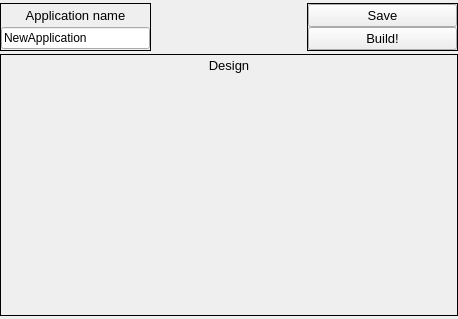
<?xml version="1.0" encoding="UTF-8"?>
<ui version="4.0">
 <class>ApplEditor</class>
 <widget class="QWidget" name="ApplEditor">
  <property name="geometry">
   <rect>
    <x>0</x>
    <y>0</y>
    <width>458</width>
    <height>319</height>
   </rect>
  </property>
  <layout class="QVBoxLayout" name="verticalLayout_2">
   <property name="spacing">
    <number>0</number>
   </property>
   <property name="leftMargin">
    <number>0</number>
   </property>
   <property name="topMargin">
    <number>0</number>
   </property>
   <property name="rightMargin">
    <number>0</number>
   </property>
   <property name="bottomMargin">
    <number>0</number>
   </property>
   <item>
    <layout class="QGridLayout" name="gridLayout">
     <property name="topMargin">
      <number>3</number>
     </property>
     <property name="bottomMargin">
      <number>3</number>
     </property>
     <property name="spacing">
      <number>3</number>
     </property>
     <item row="1" column="2">
      <widget class="QFrame" name="buttonFrame">
       <property name="sizePolicy">
        <sizepolicy hsizetype="Preferred" vsizetype="Fixed">
         <horstretch>0</horstretch>
         <verstretch>0</verstretch>
        </sizepolicy>
       </property>
       <property name="frameShape">
        <enum>QFrame::Box</enum>
       </property>
       <property name="frameShadow">
        <enum>QFrame::Plain</enum>
       </property>
       <layout class="QVBoxLayout" name="verticalLayout_3">
        <property name="spacing">
         <number>0</number>
        </property>
        <property name="leftMargin">
         <number>0</number>
        </property>
        <property name="topMargin">
         <number>0</number>
        </property>
        <property name="rightMargin">
         <number>0</number>
        </property>
        <property name="bottomMargin">
         <number>0</number>
        </property>
        <item>
         <widget class="QPushButton" name="saveButton">
          <property name="sizePolicy">
           <sizepolicy hsizetype="Minimum" vsizetype="Preferred">
            <horstretch>0</horstretch>
            <verstretch>0</verstretch>
           </sizepolicy>
          </property>
          <property name="font">
           <font>
            <pointsize>10</pointsize>
           </font>
          </property>
          <property name="text">
           <string>Save</string>
          </property>
         </widget>
        </item>
        <item>
         <widget class="QPushButton" name="buildButton">
          <property name="sizePolicy">
           <sizepolicy hsizetype="Minimum" vsizetype="Preferred">
            <horstretch>0</horstretch>
            <verstretch>0</verstretch>
           </sizepolicy>
          </property>
          <property name="font">
           <font>
            <pointsize>10</pointsize>
            <weight>50</weight>
            <bold>false</bold>
           </font>
          </property>
          <property name="text">
           <string>Build!</string>
          </property>
         </widget>
        </item>
       </layout>
      </widget>
     </item>
     <item row="1" column="0">
      <widget class="QFrame" name="nameFrame">
       <property name="frameShape">
        <enum>QFrame::Box</enum>
       </property>
       <property name="frameShadow">
        <enum>QFrame::Plain</enum>
       </property>
       <layout class="QVBoxLayout" name="verticalLayout_5">
        <property name="spacing">
         <number>3</number>
        </property>
        <property name="leftMargin">
         <number>0</number>
        </property>
        <property name="topMargin">
         <number>3</number>
        </property>
        <property name="rightMargin">
         <number>0</number>
        </property>
        <property name="bottomMargin">
         <number>0</number>
        </property>
        <item>
         <widget class="QLabel" name="nameLabel">
          <property name="sizePolicy">
           <sizepolicy hsizetype="Preferred" vsizetype="Maximum">
            <horstretch>0</horstretch>
            <verstretch>0</verstretch>
           </sizepolicy>
          </property>
          <property name="font">
           <font>
            <pointsize>10</pointsize>
            <weight>50</weight>
            <bold>false</bold>
           </font>
          </property>
          <property name="text">
           <string>Application name</string>
          </property>
          <property name="alignment">
           <set>Qt::AlignCenter</set>
          </property>
         </widget>
        </item>
        <item>
         <widget class="QLineEdit" name="nameEditor">
          <property name="sizePolicy">
           <sizepolicy hsizetype="Minimum" vsizetype="Maximum">
            <horstretch>0</horstretch>
            <verstretch>0</verstretch>
           </sizepolicy>
          </property>
          <property name="text">
           <string>NewApplication</string>
          </property>
         </widget>
        </item>
       </layout>
      </widget>
     </item>
     <item row="2" column="0" rowspan="2" colspan="3">
      <widget class="QFrame" name="designFrame">
       <property name="sizePolicy">
        <sizepolicy hsizetype="Preferred" vsizetype="Expanding">
         <horstretch>0</horstretch>
         <verstretch>0</verstretch>
        </sizepolicy>
       </property>
       <property name="frameShape">
        <enum>QFrame::Box</enum>
       </property>
       <property name="frameShadow">
        <enum>QFrame::Plain</enum>
       </property>
       <layout class="QVBoxLayout" name="verticalLayout">
        <property name="spacing">
         <number>3</number>
        </property>
        <property name="leftMargin">
         <number>0</number>
        </property>
        <property name="topMargin">
         <number>3</number>
        </property>
        <property name="rightMargin">
         <number>0</number>
        </property>
        <property name="bottomMargin">
         <number>0</number>
        </property>
        <item>
         <widget class="QLabel" name="designLabel">
          <property name="sizePolicy">
           <sizepolicy hsizetype="Preferred" vsizetype="Maximum">
            <horstretch>0</horstretch>
            <verstretch>0</verstretch>
           </sizepolicy>
          </property>
          <property name="font">
           <font>
            <pointsize>10</pointsize>
           </font>
          </property>
          <property name="text">
           <string>Design</string>
          </property>
          <property name="alignment">
           <set>Qt::AlignCenter</set>
          </property>
         </widget>
        </item>
        <item>
         <widget class="ConnectionDesigner" name="designer" native="true"/>
        </item>
       </layout>
      </widget>
     </item>
    </layout>
   </item>
  </layout>
 </widget>
 <customwidgets>
  <customwidget>
   <class>ConnectionDesigner</class>
   <extends>QWidget</extends>
   <header>connectiondesigner.h</header>
   <container>1</container>
  </customwidget>
 </customwidgets>
 <resources/>
 <connections>
  <connection>
   <sender>saveButton</sender>
   <signal>clicked()</signal>
   <receiver>ApplEditor</receiver>
   <slot>saveWork()</slot>
   <hints>
    <hint type="sourcelabel">
     <x>415</x>
     <y>15</y>
    </hint>
    <hint type="destinationlabel">
     <x>228</x>
     <y>159</y>
    </hint>
   </hints>
  </connection>
  <connection>
   <sender>buildButton</sender>
   <signal>clicked()</signal>
   <receiver>ApplEditor</receiver>
   <slot>buildWork()</slot>
   <hints>
    <hint type="sourcelabel">
     <x>415</x>
     <y>39</y>
    </hint>
    <hint type="destinationlabel">
     <x>228</x>
     <y>159</y>
    </hint>
   </hints>
  </connection>
 </connections>
 <slots>
  <slot>buildWork()</slot>
  <slot>saveWork()</slot>
 </slots>
</ui>
